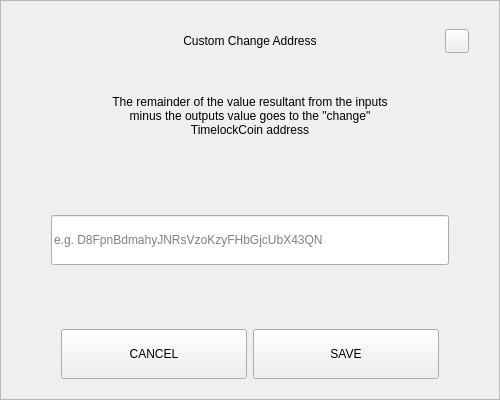
<?xml version="1.0" encoding="UTF-8"?>
<ui version="4.0">
 <class>SendChangeAddressDialog</class>
 <widget class="QDialog" name="SendChangeAddressDialog">
  <property name="geometry">
   <rect>
    <x>0</x>
    <y>0</y>
    <width>500</width>
    <height>400</height>
   </rect>
  </property>
  <property name="windowTitle">
   <string>Dialog</string>
  </property>
  <layout class="QVBoxLayout" name="verticalLayout">
   <property name="spacing">
    <number>0</number>
   </property>
   <property name="leftMargin">
    <number>0</number>
   </property>
   <property name="topMargin">
    <number>0</number>
   </property>
   <property name="rightMargin">
    <number>0</number>
   </property>
   <property name="bottomMargin">
    <number>0</number>
   </property>
   <item>
    <widget class="QFrame" name="frame">
     <property name="styleSheet">
      <string notr="true"/>
     </property>
     <property name="frameShape">
      <enum>QFrame::StyledPanel</enum>
     </property>
     <property name="frameShadow">
      <enum>QFrame::Raised</enum>
     </property>
     <layout class="QVBoxLayout" name="verticalLayout_2" stretch="0,0,0,0,0,0,0">
      <property name="spacing">
       <number>0</number>
      </property>
      <property name="leftMargin">
       <number>30</number>
      </property>
      <property name="topMargin">
       <number>20</number>
      </property>
      <property name="rightMargin">
       <number>30</number>
      </property>
      <property name="bottomMargin">
       <number>20</number>
      </property>
      <item>
       <layout class="QHBoxLayout" name="horizontalLayout_3">
        <property name="spacing">
         <number>0</number>
        </property>
        <item>
         <spacer name="horizontalSpacer_2">
          <property name="orientation">
           <enum>Qt::Horizontal</enum>
          </property>
          <property name="sizeHint" stdset="0">
           <size>
            <width>40</width>
            <height>20</height>
           </size>
          </property>
         </spacer>
        </item>
        <item>
         <widget class="QLabel" name="labelTitle">
          <property name="minimumSize">
           <size>
            <width>0</width>
            <height>40</height>
           </size>
          </property>
          <property name="maximumSize">
           <size>
            <width>16777215</width>
            <height>40</height>
           </size>
          </property>
          <property name="styleSheet">
           <string notr="true">padding-left:24px;</string>
          </property>
          <property name="text">
           <string>Custom Change Address</string>
          </property>
          <property name="alignment">
           <set>Qt::AlignCenter</set>
          </property>
          <property name="margin">
           <number>7</number>
          </property>
         </widget>
        </item>
        <item>
         <spacer name="horizontalSpacer">
          <property name="orientation">
           <enum>Qt::Horizontal</enum>
          </property>
          <property name="sizeHint" stdset="0">
           <size>
            <width>40</width>
            <height>20</height>
           </size>
          </property>
         </spacer>
        </item>
        <item>
         <widget class="QPushButton" name="btnEsc">
          <property name="minimumSize">
           <size>
            <width>24</width>
            <height>24</height>
           </size>
          </property>
          <property name="maximumSize">
           <size>
            <width>24</width>
            <height>24</height>
           </size>
          </property>
          <property name="focusPolicy">
           <enum>Qt::NoFocus</enum>
          </property>
          <property name="text">
           <string/>
          </property>
         </widget>
        </item>
       </layout>
      </item>
      <item>
       <spacer name="verticalSpacer_2">
        <property name="orientation">
         <enum>Qt::Vertical</enum>
        </property>
        <property name="sizeType">
         <enum>QSizePolicy::Fixed</enum>
        </property>
        <property name="sizeHint" stdset="0">
         <size>
          <width>20</width>
          <height>20</height>
         </size>
        </property>
       </spacer>
      </item>
      <item alignment="Qt::AlignHCenter">
       <widget class="QLabel" name="labelMessage">
        <property name="minimumSize">
         <size>
          <width>0</width>
          <height>70</height>
         </size>
        </property>
        <property name="text">
         <string>The remainder of the value resultant from the inputs minus the outputs value goes to the &quot;change&quot; TimelockCoin address</string>
        </property>
        <property name="alignment">
         <set>Qt::AlignCenter</set>
        </property>
        <property name="wordWrap">
         <bool>true</bool>
        </property>
       </widget>
      </item>
      <item>
       <spacer name="verticalSpacer_3">
        <property name="orientation">
         <enum>Qt::Vertical</enum>
        </property>
        <property name="sizeHint" stdset="0">
         <size>
          <width>20</width>
          <height>40</height>
         </size>
        </property>
       </spacer>
      </item>
      <item>
       <layout class="QHBoxLayout" name="horizontalLayout_2">
        <property name="spacing">
         <number>0</number>
        </property>
        <property name="leftMargin">
         <number>20</number>
        </property>
        <property name="rightMargin">
         <number>20</number>
        </property>
        <item>
         <widget class="QLineEdit" name="lineEditAddress">
          <property name="minimumSize">
           <size>
            <width>0</width>
            <height>50</height>
           </size>
          </property>
          <property name="placeholderText">
           <string notr="true">e.g. D8FpnBdmahyJNRsVzoKzyFHbGjcUbX43QN</string>
          </property>
         </widget>
        </item>
       </layout>
      </item>
      <item>
       <spacer name="verticalSpacer">
        <property name="orientation">
         <enum>Qt::Vertical</enum>
        </property>
        <property name="sizeHint" stdset="0">
         <size>
          <width>20</width>
          <height>40</height>
         </size>
        </property>
       </spacer>
      </item>
      <item>
       <layout class="QHBoxLayout" name="horizontalLayout" stretch="2,2">
        <property name="spacing">
         <number>6</number>
        </property>
        <property name="leftMargin">
         <number>30</number>
        </property>
        <property name="rightMargin">
         <number>30</number>
        </property>
        <item>
         <widget class="QPushButton" name="btnCancel">
          <property name="minimumSize">
           <size>
            <width>180</width>
            <height>50</height>
           </size>
          </property>
          <property name="focusPolicy">
           <enum>Qt::NoFocus</enum>
          </property>
          <property name="text">
           <string>CANCEL</string>
          </property>
         </widget>
        </item>
        <item>
         <widget class="QPushButton" name="btnSave">
          <property name="minimumSize">
           <size>
            <width>180</width>
            <height>50</height>
           </size>
          </property>
          <property name="focusPolicy">
           <enum>Qt::NoFocus</enum>
          </property>
          <property name="text">
           <string>SAVE</string>
          </property>
         </widget>
        </item>
       </layout>
      </item>
     </layout>
    </widget>
   </item>
  </layout>
 </widget>
 <resources/>
 <connections/>
</ui>
